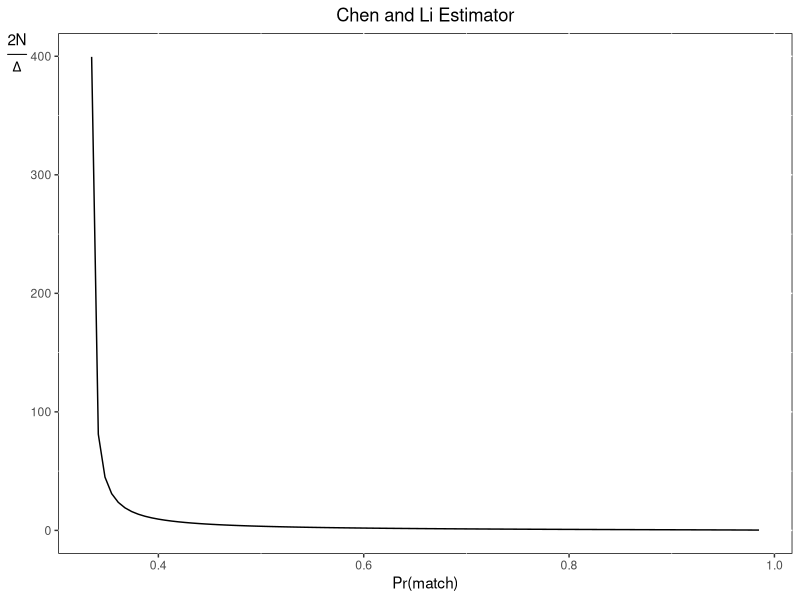
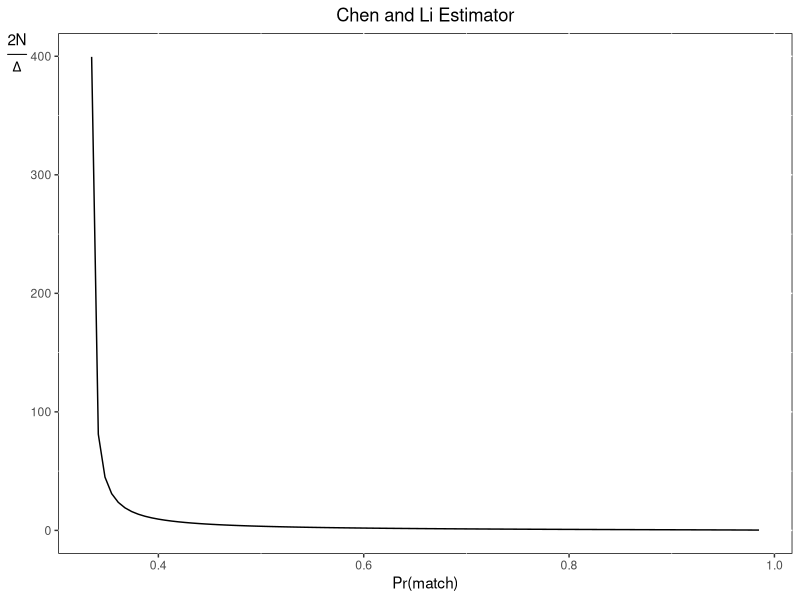

Source code (R) for these figures, in order:
library(tidyverse)

chenli = function(x) { return(1/(-log(3/2) - log(1-x))) }
    
ggplot(data.frame(x=seq(0.335,0.99,by=0.01)), aes(x)) + stat_function(fun=chenli) + labs(color="Population Size")+labs(x = "Pr(match)",title="Chen and Li Estimator")+theme( panel.background = element_rect(fill = "white", colour = "black", size = 0.5, linetype = "solid"), plot.title = element_text(hjust = 0.5)) + ylab( expression(frac(2 * N, Delta))) + theme(axis.title.y = element_text(angle = 0))

ggsave(filename = "~/github/CoME2019/figs/chenli.pdf", width=3, height=3, device=cairo_pdf)
